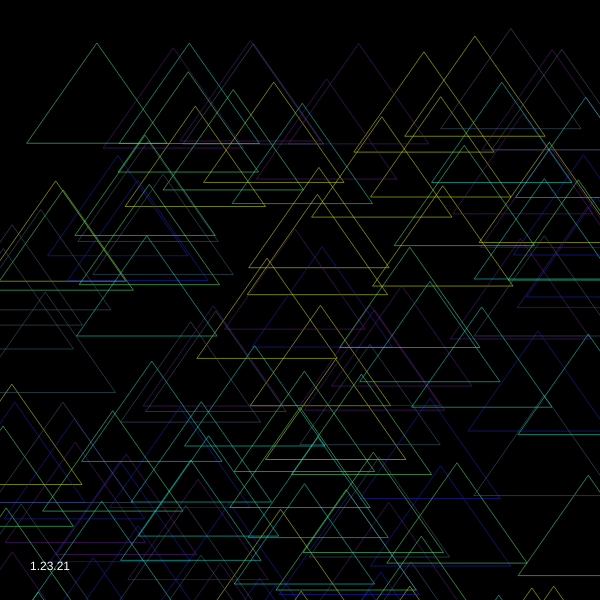
Frame 1 (no input)
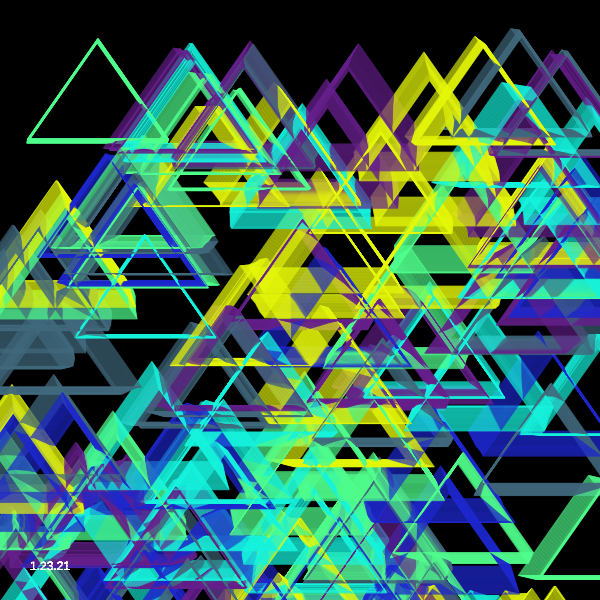
Frame 60 (no input)
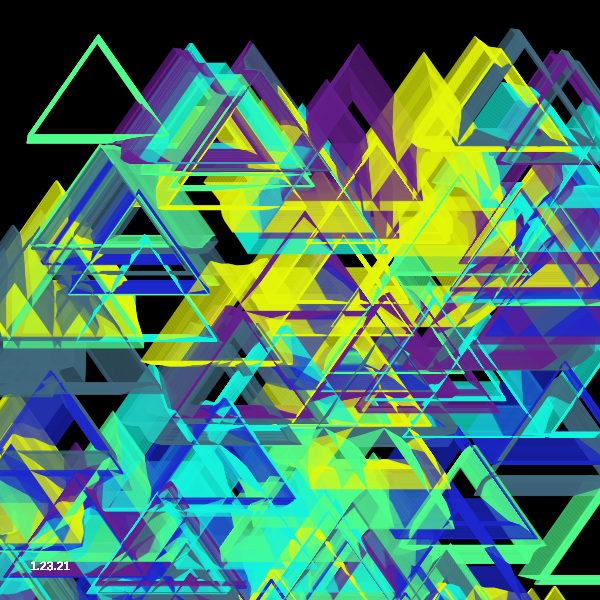
Frame 120 (the mouse pressed at the canvas centre since frame 60)

The p5.js sketch that drew these frames (run headless with seeded random() and noise() and a simulated clock; from frame 60 on, the mouse is pressed at the canvas centre):

// p5.js sketch
// ── sketch.js
/*
Forked from Justin Turner's perlin color sketch
*/



const unit = 1.5;
const nums = 20//Math.round((screen.width + screen.height) / (unit));
const noiseScale = 200

let a, b, c, d, e, f;
let group1;
let ac, bc, cc, aColor, bColor, cColor;
let sizes = [unit, unit];

/////////////////////////////////////////////////////////////////

function setup() {
  var canvas;
  if(windowWidth>=600 && windowHeight >=600){
    canvas = createCanvas(600, 600);
  }
  else{
    canvas = createCanvas(windowWidth, windowHeight - 100);
  }

  var x = (windowWidth - width) / 2;
  var y = (windowHeight - height) / 2;

  canvas.position(x, y);
  background(0);

  angleMode(DEGREES);
  noStroke();

  a = new ParticleGroup(color(rCol(128)), nums, sizes);
  b = new ParticleGroup(color(rCol(128)), nums, sizes);
  c = new ParticleGroup(color(rCol(128)), nums, sizes);
  d = new ParticleGroup(color(rCol(128)), nums, sizes);
  e = new ParticleGroup(color(rCol(128)), nums, sizes);
  f = new ParticleGroup(color(rCol(128)), nums, sizes);

  group1=[a,b,c,d,e,f];
  
  for (let group of group1){
    ParticleGroup.populate(group);
  }

}

/////////////////////////////////////////////////////////////////////////////

function draw() {

  for (let group of group1) {
    group.update();

  }

  fill(255);
  noStroke();
  text("1.23.21", 30, height-30)
}

/////////////////////////////////////////////////////////////////////////

class ParticleGroup {

  static populate(aGroup) {
    for (let i = 0; i < aGroup.amount; i++) {
      let newParticle = new Particle(rInc(width, unit), rInc(height, unit),random([aGroup.sizeRange[0], aGroup.sizeRange[1]]));
      aGroup.container.push(newParticle);
    }
  }

  constructor(color, amount, sizeRange = [0.1, 0.3]) {
    this.color = color;
    this.sizeRange = sizeRange;
    this.amount = amount;
    this.container = [];
    this.populated = false;
  }

  update() {
    for (let particles of this.container) {
      stroke(this.color)
      // strokeWeight(10)
      particles.move();
      particles.checkEdge();
      particles.display();
    }
  }
}

/////////////////////////////////////////////////////////////////////////

class Particle {
  constructor(x, y, size) {
    this.angle = noise(x / noiseScale, y / noiseScale);
    this.pos = createVector(x, y);
    this.speed = size/3
    this.size = size;
    this.dir = createVector(cos(this.angle), sin(this.angle));
    this.noiseScale = noiseScale;

  }

  move() {
    this.angle = noise(this.pos.x / this.noiseScale, this.pos.y / this.noiseScale);
    this.angle *=360

this.angle = (ceil(360*Math.cos(radians(this.angle>>this.dir.heading())))&this.angle);


    
    this.dir.x = cos(this.angle);
    this.dir.y = sin(this.angle);
    this.dir.rotate(radians(this.pos.heading()*this.angle/this.dir.mag()));
    
    this.dir.x *= this.speed;
    this.dir.y *= this.speed;
    this.pos.x += this.dir.x;
    this.pos.y += this.dir.y;

  }

  checkEdge() {

    if (this.pos.x < width-width*1.1 || this.pos.x > width*1.1 || this.pos.y < height-height*1.1 || this.pos.y > height*1.1) {
      this.pos.x = round(random(width) / unit) * unit;
      this.pos.y = round(random(height) / unit) * unit;
//this.speed *= random([1, -1]);
    }

  }

  display() {
    noFill();
    rectMode(CENTER)
    triangle(this.pos.x, this.pos.y, this.pos.x + 70, this.pos.y + 100, this.pos.x - 70, this.pos.y + 100);
  }
}

//////////////////////////////////////////////////////////////////////

function rCol(alpha = 255) {
  return [Math.random() * 255, Math.random() * 255, Math.random() * 255, alpha];
}

function rInc(input, increment){
  return Math.round((Math.random()*input)/increment) * increment;
}

function rRange(minimum, maximum){
  return minimum + Math.random() * (maximum - minimum);
}
